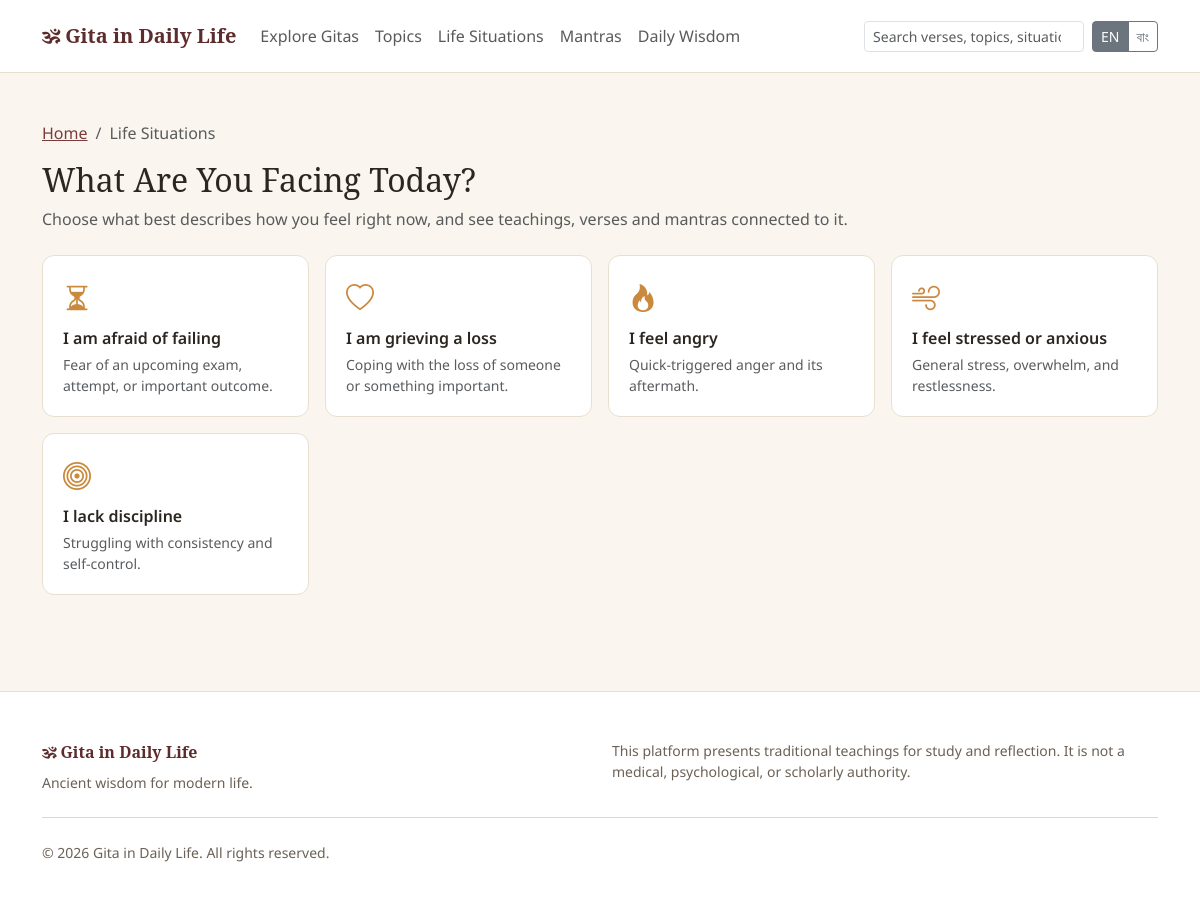
The page /public/situations on the database its author committed.
### tables this page shows
CREATE TABLE settings (
    id INT UNSIGNED AUTO_INCREMENT PRIMARY KEY,
    setting_key VARCHAR(150) NOT NULL UNIQUE,
    setting_value TEXT NULL,
    setting_group VARCHAR(60) NOT NULL DEFAULT 'general'
);

CREATE TABLE situations (
    id INT UNSIGNED AUTO_INCREMENT PRIMARY KEY,
    name VARCHAR(150) NOT NULL,
    slug VARCHAR(160) NOT NULL UNIQUE,
    description TEXT NULL,
    icon VARCHAR(60) NULL,
    status ENUM('draft','pending','published','archived') NOT NULL DEFAULT 'published',
    created_at DATETIME NOT NULL DEFAULT CURRENT_TIMESTAMP,
    updated_at DATETIME NOT NULL DEFAULT CURRENT_TIMESTAMP ON UPDATE CURRENT_TIMESTAMP,
    INDEX idx_situations_status (status)
);

### app/core/Controller.php (called while the page is built, shortened)
<?php
abstract class Controller
{
    protected function view(string $view, array $data = []): void
    {
        extract($data, EXTR_SKIP);
        $viewFile = VIEWS_PATH . '/frontend/' . $view . '.php';
        $metaDescription = $data['metaDescription'] ?? Setting::get('default_meta_description', 'Ancient wisdom for modern life.');
        require $viewFile;
    }
}

### modules/SituationController.php (called while the page is built, shortened)
<?php
final class SituationController extends Controller
{
    public function index(): void
    {
        $this->view('situations/index', [
            'pageTitle' => 'What Are You Facing Today? — ' . APP_NAME,
            'situations' => Situation::published(),
        ]);
    }
}

### public/index.php (called while the page is built, shortened)
<?php
require_once __DIR__ . '/../app/bootstrap.php';
$router = new Router();
$router->dispatch();

### app/helpers/functions.php (called while the page is built, shortened)
<?php
function e(?string $value): string
{
    return htmlspecialchars((string) $value, ENT_QUOTES, 'UTF-8');
}
function url(string $path = ''): string
{
    return APP_BASE_PATH . '/' . ltrim($path, '/');
}
function current_lang(): string
{
    return Session::get('lang', DEFAULT_LANGUAGE);
}
function __t(string $key, array $replace = []): string
{
    static $cache = [];
    $lang = current_lang();
    if (!isset($cache[$lang])) {
        $file = LANGUAGES_PATH . '/' . $lang . '.php';
        $cache[$lang] = is_file($file) ? require $file : [];
    }
    $text = $cache[$lang][$key] ?? $key;
    return $text;
}

### app/core/Database.php (called while the page is built, shortened)
<?php
final class Database
{
    private static ?PDO $instance = null;
    public static function connection(): PDO
    {
        if (self::$instance === null) {
            $dsn = sprintf('mysql:host=%s;dbname=%s;charset=%s', DB_HOST, DB_NAME, DB_CHARSET);
            self::$instance = new PDO($dsn, DB_USER, DB_PASS, [
                PDO::ATTR_ERRMODE => PDO::ERRMODE_EXCEPTION,
                PDO::ATTR_DEFAULT_FETCH_MODE => PDO::FETCH_ASSOC,
                PDO::ATTR_EMULATE_PREPARES => false,
            ]);
        }
        return self::$instance;
    }
}

### app/core/Model.php (called while the page is built, shortened)
<?php
abstract class Model
{
    protected static string $table = '';
    protected static function db(): PDO
    {
        return Database::connection();
    }
    protected static function assertSafeIdentifier(string $identifier): string
    {
        return $identifier;
    }
    public static function all(string $orderBy = ''): array
    {
        $sql = 'SELECT * FROM ' . static::$table;
        return self::db()->query($sql)->fetchAll();
    }
    public static function where(array $conditions = [], string $orderBy = '', ?int $limit = null, ?int $offset = null): array
    {
        [$whereSql, $params] = self::buildWhere($conditions);
        $sql = 'SELECT * FROM ' . static::$table . $whereSql;
        if ($orderBy !== '') {
            $sql .= ' ORDER BY ' . self::sanitizeOrderBy($orderBy);
        }
        $stmt = self::db()->prepare($sql);
        $stmt->execute($params);
        return $stmt->fetchAll();
    }
    protected static function buildWhere(array $conditions, bool $withKeyword = true): array
    {
        $parts = [];
        $params = [];
        foreach ($conditions as $column => $value) {
            if ($value === null) {
                $parts[] = $column . ' IS NULL';
            } else {
                $parts[] = $column . ' = ?';
                $params[] = $value;
            }
        }
        $sql = implode(' AND ', $parts);
        return [($withKeyword ? ' WHERE ' : '') . $sql, $params];
    }
    protected static function sanitizeOrderBy(string $orderBy): string
    {
        $parts = array_map('trim', explode(',', $orderBy));
        $safe = [];
        foreach ($parts as $part) {
            if (preg_match('/^([a-zA-Z_][a-zA-Z0-9_]*)\s*(ASC|DESC)?$/i', $part, $m)) {
                $safe[] = $m[1] . (isset($m[2]) ? ' ' . strtoupper($m[2]) : '');
            }
        }
        return $safe === [] ? '' : implode(', ', $safe);
    }
}

### app/models/Setting.php (called while the page is built, shortened)
<?php
final class Setting extends Model
{
    public static function get(string $key, ?string $default = null): ?string
    {
        static $cache = null;
        if ($cache === null) {
            $cache = [];
            foreach (self::all() as $row) {
                $cache[$row['setting_key']] = $row['setting_value'];
            }
        }
        return $cache[$key] ?? $default;
    }
}

### app/core/Session.php (called while the page is built, shortened)
<?php
final class Session
{
    public static function get(string $key, $default = null)
    {
        return $_SESSION[$key] ?? $default;
    }
}

### app/bootstrap.php (called while the page is built, shortened)
<?php
require_once APP_PATH . '/config/config.php';
spl_autoload_register(function (string $class): void {
    static $dirs = null;
    if ($dirs === null) {
        $dirs = [
            APP_PATH . '/core',
            APP_PATH . '/models',
            APP_PATH . '/services',
            ROOT_PATH . '/modules',
        ];
    }
    foreach ($dirs as $dir) {
        $file = $dir . '/' . $class . '.php';
        if (is_file($file)) {
            return;
        }
    }
});
require_once APP_PATH . '/helpers/functions.php';

### app/models/Situation.php (called while the page is built, shortened)
<?php
final class Situation extends Model
{
    public static function published(): array
    {
        return self::where(['status' => 'published'], 'name ASC');
    }
}

### app/core/Request.php (called while the page is built, shortened)
<?php
final class Request
{
    public static function uri(): string
    {
        $uri = $_SERVER['REQUEST_URI'] ?? '/';
        $path = parse_url($uri, PHP_URL_PATH);
        return $path === false || $path === null ? '/' : $path;
    }
}

### views/frontend/situations/index.php (the view)
<div class="container py-5">
  <nav aria-label="breadcrumb"><ol class="breadcrumb"><li class="breadcrumb-item"><a href="<?= e(url('')) ?>"><?= e(__t('breadcrumb.home')) ?></a></li><li class="breadcrumb-item active"><?= e(__t('breadcrumb.situations')) ?></li></ol></nav>
  <h1 class="h2 font-serif mb-2"><?= e(__t('situations.page_title')) ?></h1>
  <p class="text-muted mb-4"><?= e(__t('situations.page_sub')) ?></p>
  <div class="row g-3">
    <?php foreach ($situations as $situation): ?>
      <div class="col-6 col-md-3">
        <a class="situation-tile" href="<?= e(url('situations/' . $situation['slug'])) ?>">
          <i class="bi bi-<?= e($situation['icon'] ?: 'compass') ?> fs-3 mb-2 d-block" style="color:var(--gidl-accent);"></i>
          <div class="fw-semibold"><?= e($situation['name']) ?></div>
          <?php if ($situation['description']): ?><div class="small text-muted mt-1"><?= e($situation['description']) ?></div><?php endif; ?>
        </a>
      </div>
    <?php endforeach; ?>
  </div>
</div>

### app/core/Router.php (shortened to what this page needs)
<?php
final class Router
{
    private array $routes = [];
    public function get(string $pattern, string $handler): void
    {
        $this->routes[] = ['GET', $pattern, $handler];
    }
    public function dispatch(): void
    {
        $uri = $this->currentPath();
        foreach ($this->routes as [$routeMethod, $pattern, $handler]) {
            $regex = $this->patternToRegex($pattern);
            if (preg_match($regex, $uri, $matches)) {
                $params = array_filter($matches, static fn ($key) => !is_int($key), ARRAY_FILTER_USE_KEY);
                $this->callHandler($handler, array_values($params));
                return;
            }
        }
    }
    private function currentPath(): string
    {
        $uri = Request::uri();
        $base = APP_BASE_PATH;
        if ($base !== '' && str_starts_with($uri, $base)) {
            $uri = substr($uri, strlen($base));
        }
        $uri = '/' . trim($uri, '/');
        return $uri;
    }
    private function patternToRegex(string $pattern): string
    {
        $pattern = rtrim($pattern, '/');
        if ($pattern === '') {
            $pattern = '/';
        }
        $regex = preg_replace('#\{([a-zA-Z_][a-zA-Z0-9_]*)\}#', '(?P<$1>[^/]+)', $pattern);
        return '#^' . $regex . '$#u';
    }
    private function callHandler(string $handler, array $params): void
    {
        [$controllerName, $methodName] = explode('@', $handler);
        $controller = new $controllerName();
        $controller->$methodName(...$params);
    }
}

### public/assets/css/style.css (style rules this page uses)
:root { --gidl-bg: #faf6ef; --gidl-surface: #ffffff; --gidl-text: #2b2620; --gidl-text-muted: #6b6156; --gidl-border: #e8dfd0; --gidl-primary: #7a3b3b; --gidl-primary-dark: #5e2c2c; --gidl-accent: #c98a3e; }
body { background-color: var(--gidl-bg); color: var(--gidl-text); font-family: 'Noto Sans', system-ui, -apple-system, "Segoe UI", sans-serif; }
.font-serif, h1, h2, h3, h4, .verse-sanskrit { font-family: 'Noto Serif', Georgia, 'Times New Roman', serif; }
a { color: var(--gidl-primary); }
.situation-tile { display: block; background: var(--gidl-surface); border: 1px solid var(--gidl-border); border-radius: .75rem; padding: 1.25rem; text-decoration: none; color: var(--gidl-text); height: 100%; }

### rows shown on the page
settings: setting_value "Home", setting_value "Life Situations", setting_value "What Are You Facing Today?", setting_value "Choose what best describes how you feel right now, and see teachings, verses and mantras connected to it."
situations: name "I am afraid of failing", description "Fear of an upcoming exam, attempt, or important outcome."
situations: name "I am grieving a loss", description "Coping with the loss of someone or something important."
situations: name "I feel angry", description "Quick-triggered anger and its aftermath."
situations: name "I feel stressed or anxious", description "General stress, overwhelm, and restlessness."
situations: name "I lack discipline", description "Struggling with consistency and self-control."

### other values the page prints
__t('nav.gitas') "Explore Gitas"
__t('nav.topics') "Topics"
__t('nav.situations') "Life Situations"
__t('nav.mantras') "Mantras"
__t('nav.daily_wisdom') "Daily Wisdom"
Setting::get('site_tagline', 'Ancient wisdom for modern life.') "Ancient wisdom for modern life."
__t('footer.disclaimer') "This platform presents traditional teachings for study and reflection. It is not a medical, psychological, or scholarly authority."
__t('footer.rights') "All rights reserved."
